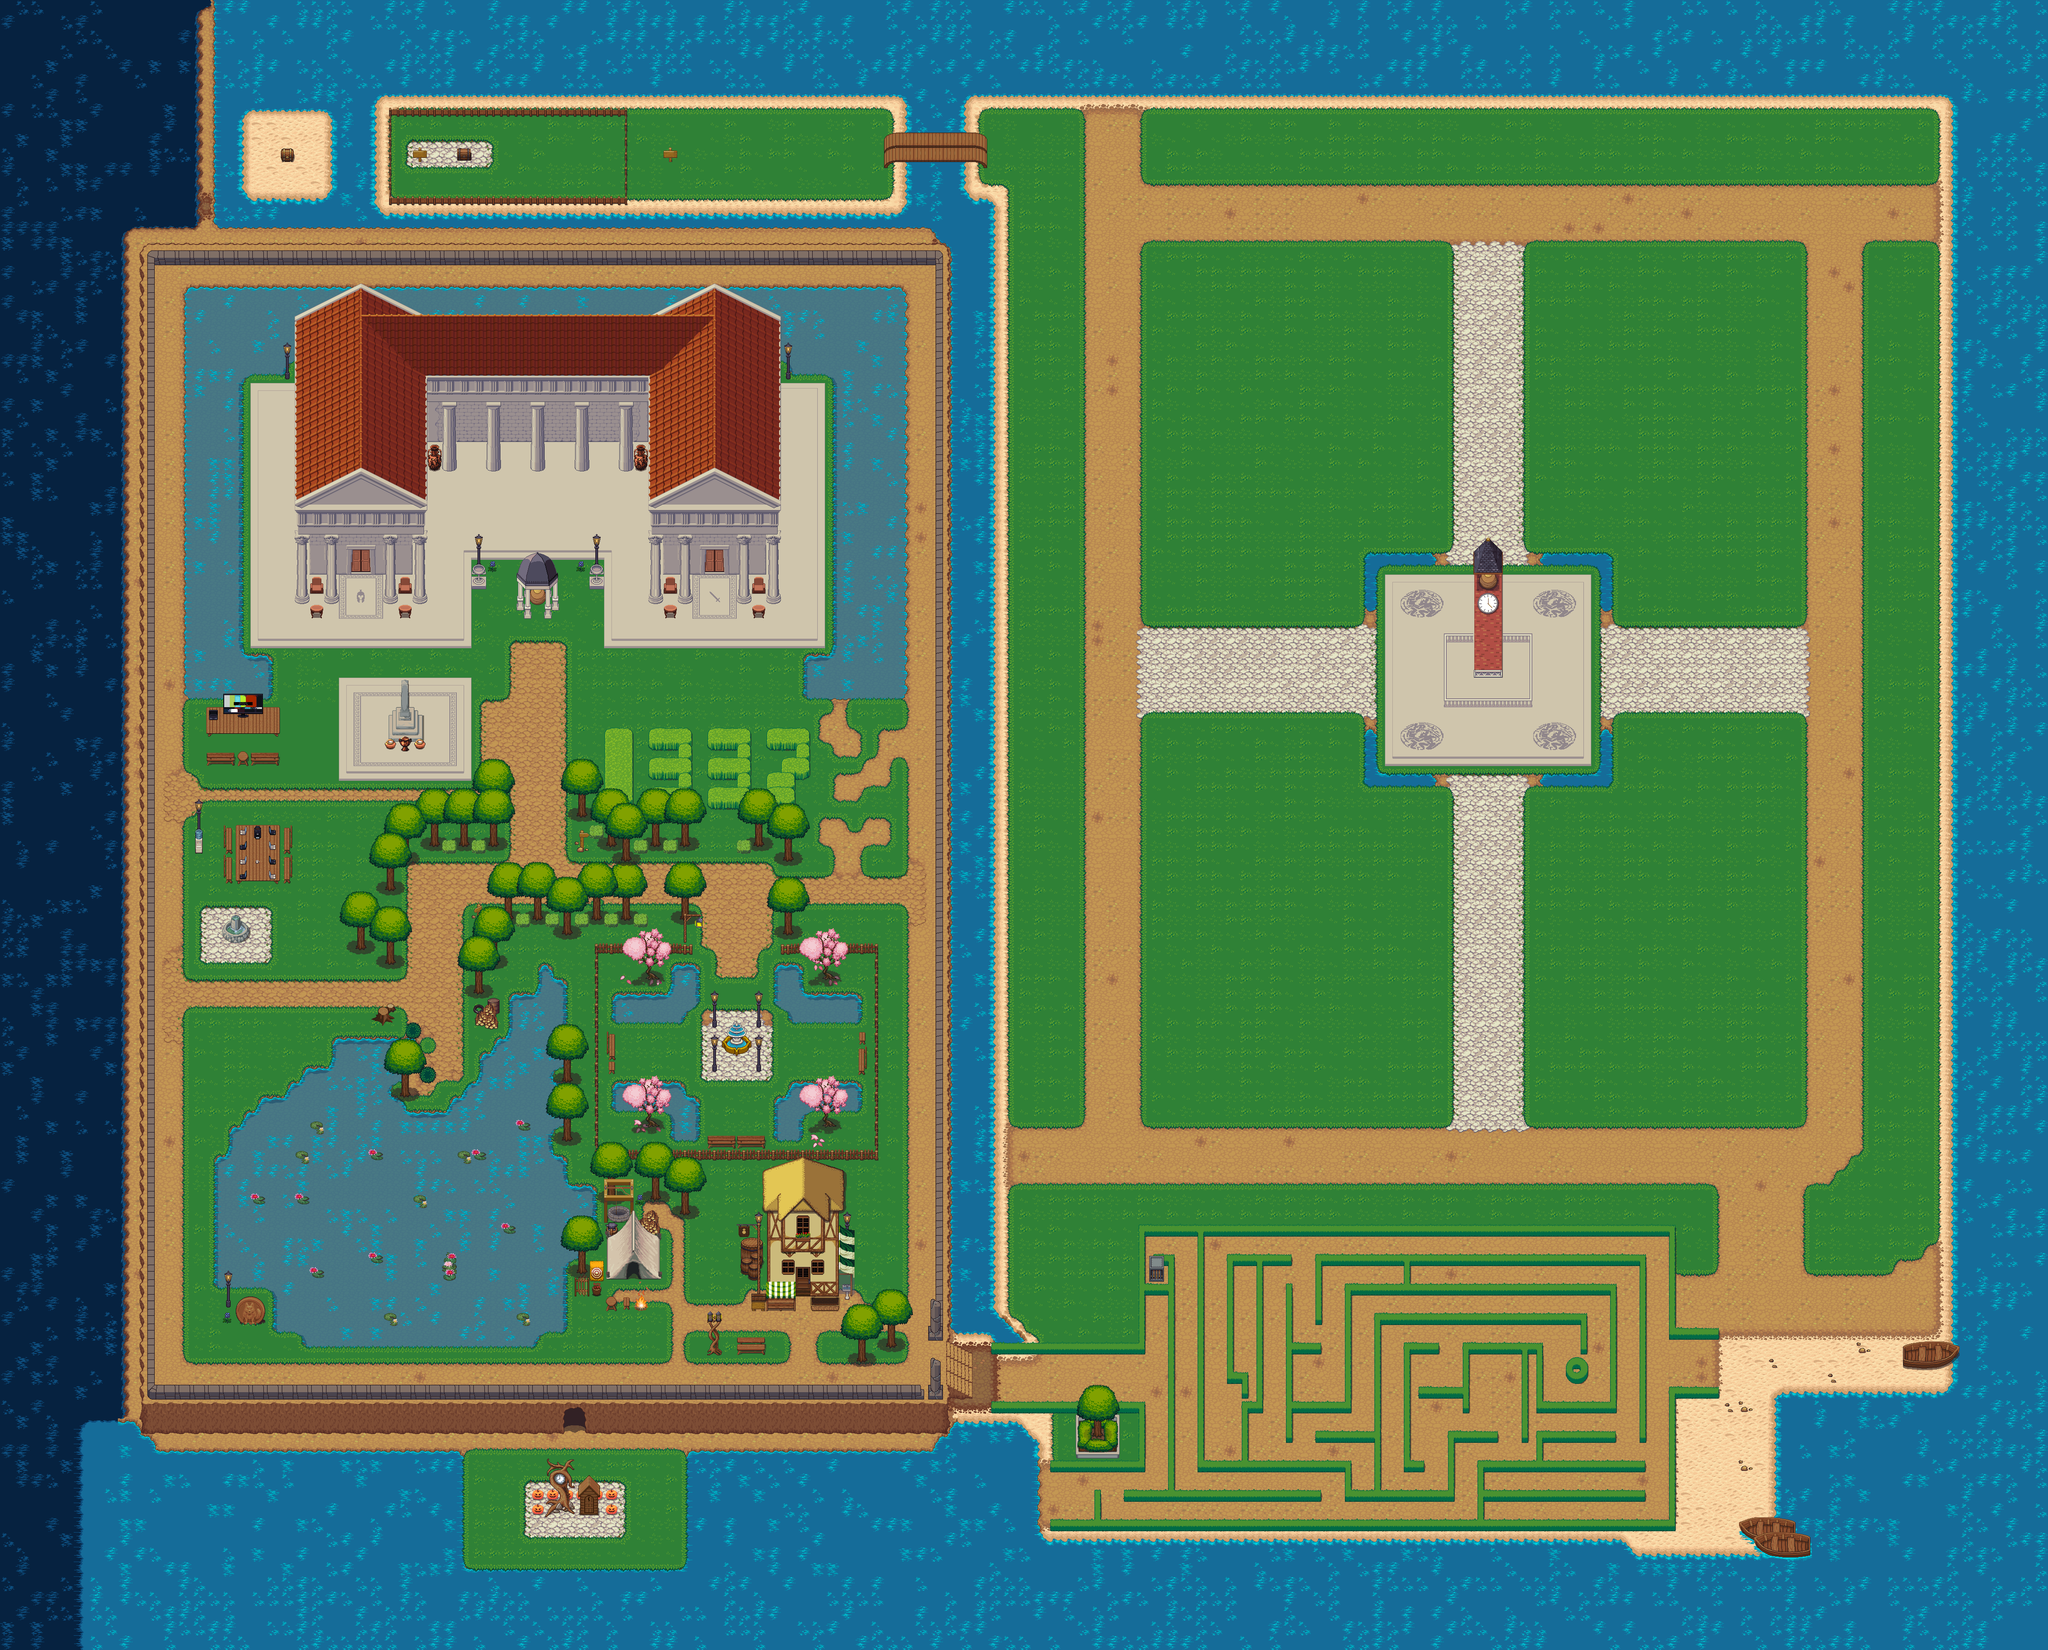

Below is a game level as drawn by its tile map, then a one-line description and the .tmx that defines it (tile-layer data replaced by summaries):
An orthogonal 139x112 tile map with 32x32 px tiles, 2 tile layers (ground, stuff), 2 tilesets.

<map version="1.8" tiledversion="1.8.4" orientation="orthogonal" renderorder="right-down" width="139" height="112" tilewidth="32" tileheight="32" infinite="0" nextlayerid="3" nextobjectid="1">
 <tileset firstgid="1" name="tiles" tilewidth="32" tileheight="32" tilecount="840" columns="30">
  <image source="ground_tiles.png" width="960" height="896" />
 </tileset>
 <tileset firstgid="841" name="tiles" tilewidth="32" tileheight="32" tilecount="182" columns="14">
  <image source="stuff_tiles.png" width="448" height="416" />
 </tileset>
 <layer id="2" name="ground" width="139" height="112">
  <data>[15568 cells, 15568 non-empty, 820 distinct tile ids]</data>
 </layer>
 <layer id="1" name="stuff" width="139" height="112">
  <data>[15568 cells, 13433 non-empty, 176 distinct tile ids]</data>
 </layer>
</map>
